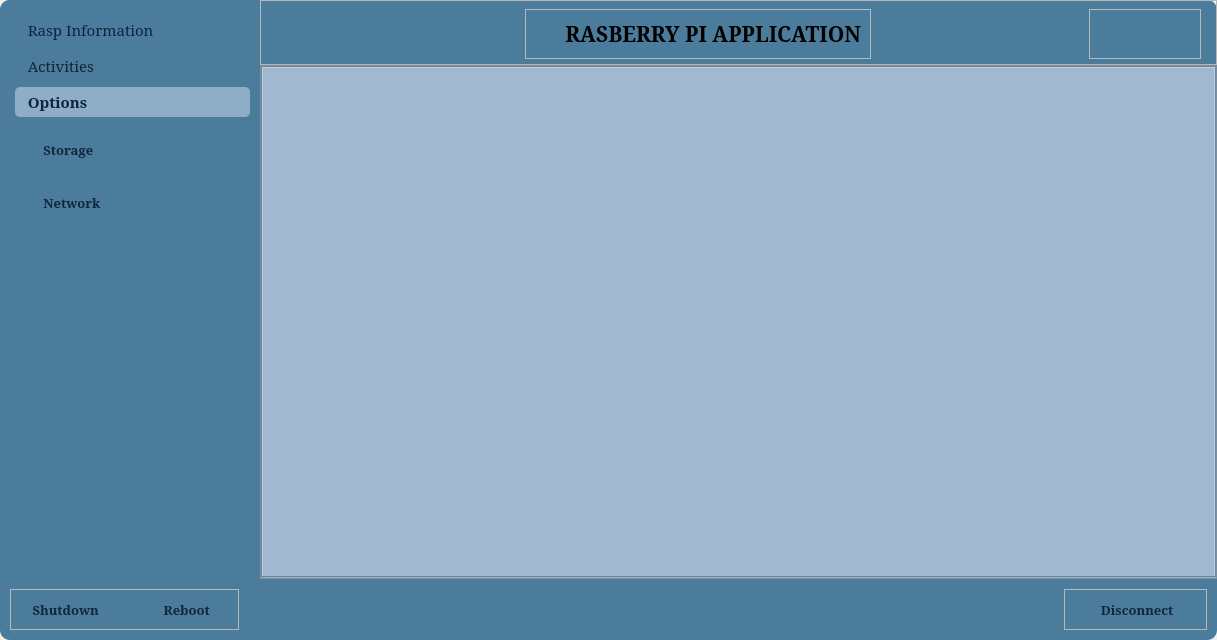
<?xml version="1.0" encoding="UTF-8"?>
<ui version="4.0">
 <class>MainWindow</class>
 <widget class="QMainWindow" name="MainWindow">
  <property name="geometry">
   <rect>
    <x>0</x>
    <y>0</y>
    <width>1217</width>
    <height>640</height>
   </rect>
  </property>
  <property name="windowTitle">
   <string>MainWindow</string>
  </property>
  <property name="styleSheet">
   <string notr="true">#centralwidget{
	border-radius: 10px;
}</string>
  </property>
  <widget class="QWidget" name="centralwidget">
   <property name="styleSheet">
    <string notr="true">#centralwidget{
	background-color: #4B7C9B;
}
#centralwidget QPushButton{
	width:100px;
	height:33px;
	text-align: center;
	padding: 3px;
	font-weight:bold;
	border-radius:10px;
	color: #11253E;
	border: 1px;
}
#centralwidget QPushButton:hover{
	background-color:#6991B5;
}
#centralwidget QPushButton:pressed{
	padding-left:5px;
	background-color:#78A0BC;
}

#footer_widget{
	border-radius:20px;
}

#splitter{
	border-radius:10px;
}</string>
   </property>
   <layout class="QGridLayout" name="gridLayout_3" rowstretch="0,0">
    <property name="leftMargin">
     <number>0</number>
    </property>
    <property name="topMargin">
     <number>0</number>
    </property>
    <property name="rightMargin">
     <number>0</number>
    </property>
    <property name="bottomMargin">
     <number>0</number>
    </property>
    <property name="spacing">
     <number>0</number>
    </property>
    <item row="1" column="0" alignment="Qt::AlignBottom">
     <widget class="QWidget" name="footer_widget" native="true">
      <property name="font">
       <font>
        <family>Constantia</family>
        <pointsize>10</pointsize>
       </font>
      </property>
      <property name="styleSheet">
       <string notr="true">#QPushButton{
	width:100px;
	height:33px;
	text-align: center;
	padding: 5px 20px 5px 20px;
	padding: 10px;

	font-weight:bold;
	border-radius:20px;
	color: #11253E;
	border: 1px;
}
#QPushButton:hover{
	background-color:#6991B5;
}
#QPushButton:checked{
	background-color:#78A0BC;
}</string>
      </property>
      <layout class="QHBoxLayout" name="horizontalLayout_4">
       <property name="spacing">
        <number>10</number>
       </property>
       <property name="leftMargin">
        <number>10</number>
       </property>
       <property name="topMargin">
        <number>10</number>
       </property>
       <property name="rightMargin">
        <number>10</number>
       </property>
       <property name="bottomMargin">
        <number>10</number>
       </property>
       <item alignment="Qt::AlignLeft">
        <widget class="QFrame" name="left_footer_frame">
         <property name="font">
          <font>
           <family>Constantia</family>
           <pointsize>10</pointsize>
          </font>
         </property>
         <property name="frameShape">
          <enum>QFrame::StyledPanel</enum>
         </property>
         <property name="frameShadow">
          <enum>QFrame::Raised</enum>
         </property>
         <layout class="QHBoxLayout" name="horizontalLayout_2">
          <property name="spacing">
           <number>15</number>
          </property>
          <property name="leftMargin">
           <number>0</number>
          </property>
          <property name="topMargin">
           <number>0</number>
          </property>
          <property name="rightMargin">
           <number>0</number>
          </property>
          <property name="bottomMargin">
           <number>0</number>
          </property>
          <item>
           <widget class="QPushButton" name="shutdown_btn">
            <property name="font">
             <font>
              <family>Constantia</family>
              <pointsize>10</pointsize>
              <bold>true</bold>
             </font>
            </property>
            <property name="focusPolicy">
             <enum>Qt::NoFocus</enum>
            </property>
            <property name="styleSheet">
             <string notr="true">#QPushButton{
	background-color: #8DAEC6;
	font-weight:bold;
	border-radius: 20px
}
#QPushButton:hover{
	background-color:#6991B5;
}
#QPushButton:pressed{
	background-color:#78A0BC;
}</string>
            </property>
            <property name="text">
             <string> Shutdown</string>
            </property>
            <property name="icon">
             <iconset resource="../static/res.qrc">
              <normaloff>:/newPrefix/icons/icons/feather/power.svg</normaloff>:/newPrefix/icons/icons/feather/power.svg</iconset>
            </property>
            <property name="iconSize">
             <size>
              <width>24</width>
              <height>24</height>
             </size>
            </property>
           </widget>
          </item>
          <item>
           <widget class="QPushButton" name="reboot_btn">
            <property name="font">
             <font>
              <family>Constantia</family>
              <pointsize>10</pointsize>
              <bold>true</bold>
              <hintingpreference>PreferDefaultHinting</hintingpreference>
             </font>
            </property>
            <property name="tabletTracking">
             <bool>false</bool>
            </property>
            <property name="focusPolicy">
             <enum>Qt::NoFocus</enum>
            </property>
            <property name="contextMenuPolicy">
             <enum>Qt::DefaultContextMenu</enum>
            </property>
            <property name="acceptDrops">
             <bool>false</bool>
            </property>
            <property name="toolTipDuration">
             <number>-1</number>
            </property>
            <property name="layoutDirection">
             <enum>Qt::LeftToRight</enum>
            </property>
            <property name="styleSheet">
             <string notr="true"/>
            </property>
            <property name="text">
             <string> Reboot</string>
            </property>
            <property name="icon">
             <iconset resource="../static/res.qrc">
              <normaloff>:/newPrefix/icons/icons/feather/refresh-ccw.svg</normaloff>:/newPrefix/icons/icons/feather/refresh-ccw.svg</iconset>
            </property>
            <property name="iconSize">
             <size>
              <width>24</width>
              <height>24</height>
             </size>
            </property>
            <property name="flat">
             <bool>false</bool>
            </property>
           </widget>
          </item>
         </layout>
        </widget>
       </item>
       <item alignment="Qt::AlignRight">
        <widget class="QFrame" name="right_footer_frame">
         <property name="sizePolicy">
          <sizepolicy hsizetype="Expanding" vsizetype="Expanding">
           <horstretch>0</horstretch>
           <verstretch>0</verstretch>
          </sizepolicy>
         </property>
         <property name="font">
          <font>
           <family>Constantia</family>
           <pointsize>10</pointsize>
          </font>
         </property>
         <property name="frameShape">
          <enum>QFrame::StyledPanel</enum>
         </property>
         <property name="frameShadow">
          <enum>QFrame::Raised</enum>
         </property>
         <layout class="QHBoxLayout" name="horizontalLayout_3">
          <property name="spacing">
           <number>0</number>
          </property>
          <property name="leftMargin">
           <number>0</number>
          </property>
          <property name="topMargin">
           <number>0</number>
          </property>
          <property name="rightMargin">
           <number>0</number>
          </property>
          <property name="bottomMargin">
           <number>0</number>
          </property>
          <item>
           <widget class="QPushButton" name="disconnect_btn">
            <property name="minimumSize">
             <size>
              <width>141</width>
              <height>26</height>
             </size>
            </property>
            <property name="font">
             <font>
              <family>Constantia</family>
              <pointsize>10</pointsize>
              <bold>true</bold>
             </font>
            </property>
            <property name="styleSheet">
             <string notr="true">#QPushButton{
	background-color: #8DAEC6;
	font-weight:bold;
	border-radius: 20px;
}
#QPushButton:hover{
	background-color:#6991B5;
}
#QPushButton:checked{
	background-color:#78A0BC;
}</string>
            </property>
            <property name="text">
             <string> Disconnect</string>
            </property>
            <property name="icon">
             <iconset resource="../static/res.qrc">
              <normaloff>:/newPrefix/icons/icons/feather/cast.svg</normaloff>:/newPrefix/icons/icons/feather/cast.svg</iconset>
            </property>
            <property name="iconSize">
             <size>
              <width>24</width>
              <height>24</height>
             </size>
            </property>
           </widget>
          </item>
         </layout>
        </widget>
       </item>
      </layout>
     </widget>
    </item>
    <item row="0" column="0">
     <widget class="QSplitter" name="splitter">
      <property name="sizePolicy">
       <sizepolicy hsizetype="Expanding" vsizetype="Expanding">
        <horstretch>0</horstretch>
        <verstretch>0</verstretch>
       </sizepolicy>
      </property>
      <property name="font">
       <font>
        <family>Constantia</family>
        <pointsize>10</pointsize>
       </font>
      </property>
      <property name="styleSheet">
       <string notr="true">#splitter{
	background-color: #C9D8E3;
}

#menu_widget{
	border-top-left-radius: 10px;
}

#main_widget{
	border-top-right-radius: 10px;
}</string>
      </property>
      <property name="lineWidth">
       <number>0</number>
      </property>
      <property name="orientation">
       <enum>Qt::Horizontal</enum>
      </property>
      <property name="handleWidth">
       <number>0</number>
      </property>
      <widget class="QWidget" name="menu_widget" native="true">
       <property name="font">
        <font>
         <family>Constantia</family>
         <pointsize>10</pointsize>
        </font>
       </property>
       <property name="styleSheet">
        <string notr="true">background-color: #4B7C9B;
color: #0E243D;

</string>
       </property>
       <layout class="QGridLayout" name="gridLayout">
        <property name="leftMargin">
         <number>15</number>
        </property>
        <property name="topMargin">
         <number>15</number>
        </property>
        <property name="rightMargin">
         <number>10</number>
        </property>
        <property name="bottomMargin">
         <number>20</number>
        </property>
        <property name="spacing">
         <number>0</number>
        </property>
        <item row="0" column="1">
         <widget class="QToolBox" name="toolBox">
          <property name="minimumSize">
           <size>
            <width>200</width>
            <height>0</height>
           </size>
          </property>
          <property name="font">
           <font>
            <family>Constantia</family>
            <pointsize>11</pointsize>
           </font>
          </property>
          <property name="styleSheet">
           <string notr="true">#toolBox{
	color:#8DAEC6;
	border-radius: 5%;
}
#toolBox::tab{
	padding-left:5px;
	text-align:left;
	border-radius:5px;
}
#toolBox::tab::hover{
	background-color:#82A7C2;
}
#toolBox::tab::selected{
	background-color:#8DAEC6;
	font-weight:bold;
}
#toolBox QPushButton{
	padding: 5px 0px 5px 20px;
	text-align:left;
	border-radius:5px;
	color: #11253E;
	border: 1px;
}
#toolBox QPushButton:hover{
	background-color:#6991B5;
}
#toolBox QPushButton:checked{
	background-color:#78A0BC;
}
</string>
          </property>
          <property name="currentIndex">
           <number>2</number>
          </property>
          <widget class="QWidget" name="rasp_info_page">
           <property name="geometry">
            <rect>
             <x>0</x>
             <y>0</y>
             <width>236</width>
             <height>448</height>
            </rect>
           </property>
           <attribute name="icon">
            <iconset resource="../static/res.qrc">
             <normaloff>:/newPrefix/icons/icons/feather/hard-drive.svg</normaloff>:/newPrefix/icons/icons/feather/hard-drive.svg</iconset>
           </attribute>
           <attribute name="label">
            <string> Rasp Information</string>
           </attribute>
           <layout class="QVBoxLayout" name="verticalLayout">
            <property name="spacing">
             <number>10</number>
            </property>
            <property name="leftMargin">
             <number>5</number>
            </property>
            <property name="topMargin">
             <number>5</number>
            </property>
            <property name="rightMargin">
             <number>5</number>
            </property>
            <property name="bottomMargin">
             <number>5</number>
            </property>
            <item>
             <widget class="QPushButton" name="cpu_button">
              <property name="font">
               <font>
                <family>Constantia</family>
                <pointsize>10</pointsize>
                <bold>true</bold>
               </font>
              </property>
              <property name="focusPolicy">
               <enum>Qt::NoFocus</enum>
              </property>
              <property name="text">
               <string> CPU</string>
              </property>
              <property name="icon">
               <iconset resource="../static/res.qrc">
                <normaloff>:/newPrefix/icons/icons/feather/cpu.svg</normaloff>:/newPrefix/icons/icons/feather/cpu.svg</iconset>
              </property>
              <property name="iconSize">
               <size>
                <width>24</width>
                <height>24</height>
               </size>
              </property>
              <property name="checkable">
               <bool>true</bool>
              </property>
              <property name="checked">
               <bool>false</bool>
              </property>
             </widget>
            </item>
            <item>
             <widget class="QPushButton" name="sy_info_button">
              <property name="font">
               <font>
                <family>Constantia</family>
                <pointsize>10</pointsize>
                <bold>true</bold>
               </font>
              </property>
              <property name="focusPolicy">
               <enum>Qt::NoFocus</enum>
              </property>
              <property name="text">
               <string> System Information</string>
              </property>
              <property name="icon">
               <iconset resource="../static/res.qrc">
                <normaloff>:/newPrefix/icons/icons/feather/monitor.svg</normaloff>:/newPrefix/icons/icons/feather/monitor.svg</iconset>
              </property>
              <property name="iconSize">
               <size>
                <width>24</width>
                <height>24</height>
               </size>
              </property>
              <property name="checkable">
               <bool>true</bool>
              </property>
             </widget>
            </item>
            <item>
             <widget class="QPushButton" name="os_info_button">
              <property name="font">
               <font>
                <family>Constantia</family>
                <pointsize>10</pointsize>
                <bold>true</bold>
               </font>
              </property>
              <property name="focusPolicy">
               <enum>Qt::NoFocus</enum>
              </property>
              <property name="text">
               <string> OS Information</string>
              </property>
              <property name="icon">
               <iconset resource="../static/res.qrc">
                <normaloff>:/newPrefix/icons/icons/feather/inbox.svg</normaloff>:/newPrefix/icons/icons/feather/inbox.svg</iconset>
              </property>
              <property name="iconSize">
               <size>
                <width>24</width>
                <height>24</height>
               </size>
              </property>
              <property name="checkable">
               <bool>true</bool>
              </property>
             </widget>
            </item>
            <item>
             <spacer name="verticalSpacer">
              <property name="orientation">
               <enum>Qt::Vertical</enum>
              </property>
              <property name="sizeHint" stdset="0">
               <size>
                <width>20</width>
                <height>414</height>
               </size>
              </property>
             </spacer>
            </item>
           </layout>
          </widget>
          <widget class="QWidget" name="activities_page">
           <property name="geometry">
            <rect>
             <x>0</x>
             <y>0</y>
             <width>236</width>
             <height>448</height>
            </rect>
           </property>
           <attribute name="icon">
            <iconset resource="../static/res.qrc">
             <normaloff>:/newPrefix/icons/icons/feather/activity.svg</normaloff>:/newPrefix/icons/icons/feather/activity.svg</iconset>
           </attribute>
           <attribute name="label">
            <string> Activities</string>
           </attribute>
           <layout class="QVBoxLayout" name="verticalLayout_2">
            <property name="spacing">
             <number>10</number>
            </property>
            <property name="leftMargin">
             <number>5</number>
            </property>
            <property name="topMargin">
             <number>5</number>
            </property>
            <property name="rightMargin">
             <number>5</number>
            </property>
            <property name="bottomMargin">
             <number>5</number>
            </property>
            <item>
             <widget class="QPushButton" name="process_list_button">
              <property name="font">
               <font>
                <family>Constantia</family>
                <pointsize>10</pointsize>
                <bold>true</bold>
               </font>
              </property>
              <property name="focusPolicy">
               <enum>Qt::NoFocus</enum>
              </property>
              <property name="styleSheet">
               <string notr="true"/>
              </property>
              <property name="text">
               <string> Process List</string>
              </property>
              <property name="icon">
               <iconset resource="../static/res.qrc">
                <normaloff>:/newPrefix/icons/icons/cil-list.png</normaloff>:/newPrefix/icons/icons/cil-list.png</iconset>
              </property>
              <property name="iconSize">
               <size>
                <width>24</width>
                <height>24</height>
               </size>
              </property>
              <property name="checkable">
               <bool>true</bool>
              </property>
             </widget>
            </item>
            <item>
             <widget class="QPushButton" name="terminal_button">
              <property name="font">
               <font>
                <family>Constantia</family>
                <pointsize>10</pointsize>
                <bold>true</bold>
               </font>
              </property>
              <property name="focusPolicy">
               <enum>Qt::NoFocus</enum>
              </property>
              <property name="text">
               <string> Terminal</string>
              </property>
              <property name="icon">
               <iconset resource="../static/res.qrc">
                <normaloff>:/newPrefix/icons/icons/feather/terminal.svg</normaloff>:/newPrefix/icons/icons/feather/terminal.svg</iconset>
              </property>
              <property name="iconSize">
               <size>
                <width>24</width>
                <height>24</height>
               </size>
              </property>
              <property name="checkable">
               <bool>true</bool>
              </property>
             </widget>
            </item>
            <item>
             <widget class="QPushButton" name="sftp_button">
              <property name="font">
               <font>
                <family>Constantia</family>
                <pointsize>10</pointsize>
                <bold>true</bold>
               </font>
              </property>
              <property name="focusPolicy">
               <enum>Qt::NoFocus</enum>
              </property>
              <property name="text">
               <string> SFTP</string>
              </property>
              <property name="icon">
               <iconset resource="../static/res.qrc">
                <normaloff>:/newPrefix/icons/icons/feather/share-2.svg</normaloff>:/newPrefix/icons/icons/feather/share-2.svg</iconset>
              </property>
              <property name="iconSize">
               <size>
                <width>24</width>
                <height>24</height>
               </size>
              </property>
              <property name="checkable">
               <bool>true</bool>
              </property>
             </widget>
            </item>
            <item>
             <spacer name="verticalSpacer_2">
              <property name="font">
               <font>
                <family>Constantia</family>
                <pointsize>10</pointsize>
               </font>
              </property>
              <property name="orientation">
               <enum>Qt::Vertical</enum>
              </property>
              <property name="sizeHint" stdset="0">
               <size>
                <width>20</width>
                <height>378</height>
               </size>
              </property>
             </spacer>
            </item>
           </layout>
          </widget>
          <widget class="QWidget" name="options_page">
           <property name="geometry">
            <rect>
             <x>0</x>
             <y>0</y>
             <width>236</width>
             <height>448</height>
            </rect>
           </property>
           <attribute name="icon">
            <iconset resource="../static/res.qrc">
             <normaloff>:/newPrefix/icons/icons/cil-options-horizontal.png</normaloff>:/newPrefix/icons/icons/cil-options-horizontal.png</iconset>
           </attribute>
           <attribute name="label">
            <string> Options</string>
           </attribute>
           <layout class="QVBoxLayout" name="verticalLayout_3">
            <property name="spacing">
             <number>10</number>
            </property>
            <property name="leftMargin">
             <number>5</number>
            </property>
            <property name="topMargin">
             <number>5</number>
            </property>
            <property name="rightMargin">
             <number>5</number>
            </property>
            <property name="bottomMargin">
             <number>5</number>
            </property>
            <item>
             <widget class="QPushButton" name="storage_button">
              <property name="font">
               <font>
                <family>Constantia</family>
                <pointsize>10</pointsize>
                <bold>true</bold>
               </font>
              </property>
              <property name="focusPolicy">
               <enum>Qt::NoFocus</enum>
              </property>
              <property name="text">
               <string> Storage</string>
              </property>
              <property name="icon">
               <iconset resource="../static/res.qrc">
                <normaloff>:/newPrefix/icons/icons/feather/disc.svg</normaloff>:/newPrefix/icons/icons/feather/disc.svg</iconset>
              </property>
              <property name="iconSize">
               <size>
                <width>24</width>
                <height>24</height>
               </size>
              </property>
              <property name="checkable">
               <bool>true</bool>
              </property>
             </widget>
            </item>
            <item>
             <widget class="QPushButton" name="network_button">
              <property name="font">
               <font>
                <family>Constantia</family>
                <pointsize>10</pointsize>
                <bold>true</bold>
               </font>
              </property>
              <property name="focusPolicy">
               <enum>Qt::NoFocus</enum>
              </property>
              <property name="text">
               <string> Network</string>
              </property>
              <property name="icon">
               <iconset resource="../static/res.qrc">
                <normaloff>:/newPrefix/icons/icons/feather/wifi.svg</normaloff>:/newPrefix/icons/icons/feather/wifi.svg</iconset>
              </property>
              <property name="iconSize">
               <size>
                <width>24</width>
                <height>24</height>
               </size>
              </property>
              <property name="checkable">
               <bool>true</bool>
              </property>
             </widget>
            </item>
            <item>
             <spacer name="verticalSpacer_3">
              <property name="orientation">
               <enum>Qt::Vertical</enum>
              </property>
              <property name="sizeHint" stdset="0">
               <size>
                <width>20</width>
                <height>414</height>
               </size>
              </property>
             </spacer>
            </item>
           </layout>
          </widget>
         </widget>
        </item>
       </layout>
      </widget>
      <widget class="QWidget" name="main_widget" native="true">
       <property name="font">
        <font>
         <family>Constantia</family>
         <pointsize>10</pointsize>
         <kerning>true</kerning>
        </font>
       </property>
       <property name="toolTipDuration">
        <number>-1</number>
       </property>
       <property name="styleSheet">
        <string notr="true">#menu_widget{
	background-color: #A0B9D0;
}
#search_widget{
	border-top-right-radius: 10px;
}</string>
       </property>
       <layout class="QGridLayout" name="gridLayout_2">
        <property name="leftMargin">
         <number>0</number>
        </property>
        <property name="topMargin">
         <number>0</number>
        </property>
        <property name="rightMargin">
         <number>0</number>
        </property>
        <property name="bottomMargin">
         <number>0</number>
        </property>
        <property name="spacing">
         <number>0</number>
        </property>
        <item row="0" column="0">
         <widget class="QWidget" name="search_widget" native="true">
          <property name="font">
           <font>
            <family>Constantia</family>
            <pointsize>10</pointsize>
           </font>
          </property>
          <property name="styleSheet">
           <string notr="true">#search_widget{
	background-color:#4B7C9B;
}
#search_widget QPushButton{
	border-radius: 5px;
	padding: 5px 20px 5px 20px;
	text-align:center;
}
#search_widge QPushButton:pressed{
	padding-left: 10px;
}

/*Set style for long and creat device button in function widget */
</string>
          </property>
          <layout class="QVBoxLayout" name="verticalLayout_4">
           <property name="spacing">
            <number>0</number>
           </property>
           <property name="leftMargin">
            <number>0</number>
           </property>
           <property name="topMargin">
            <number>0</number>
           </property>
           <property name="rightMargin">
            <number>0</number>
           </property>
           <property name="bottomMargin">
            <number>0</number>
           </property>
           <item>
            <widget class="QFrame" name="header_frame">
             <property name="font">
              <font>
               <family>Constantia</family>
               <pointsize>10</pointsize>
              </font>
             </property>
             <property name="styleSheet">
              <string notr="true">#header_frame{
	background-color:none;
}

#header_frame QPushButton{
	border-radius:5px;
	color: #11253E;
}
#header_frame QPushButton:hover{
	background-color:#6991B5;
}
#header_frame QPushButton:pressed{
	background-color:#78A0BC;
}</string>
             </property>
             <property name="frameShape">
              <enum>QFrame::StyledPanel</enum>
             </property>
             <property name="frameShadow">
              <enum>QFrame::Raised</enum>
             </property>
             <layout class="QHBoxLayout" name="horizontalLayout_6">
              <property name="spacing">
               <number>5</number>
              </property>
              <property name="leftMargin">
               <number>15</number>
              </property>
              <property name="topMargin">
               <number>8</number>
              </property>
              <property name="rightMargin">
               <number>15</number>
              </property>
              <property name="bottomMargin">
               <number>5</number>
              </property>
              <item>
               <widget class="QPushButton" name="menu_button">
                <property name="minimumSize">
                 <size>
                  <width>30</width>
                  <height>30</height>
                 </size>
                </property>
                <property name="maximumSize">
                 <size>
                  <width>30</width>
                  <height>30</height>
                 </size>
                </property>
                <property name="font">
                 <font>
                  <family>Constantia</family>
                  <pointsize>10</pointsize>
                  <bold>true</bold>
                 </font>
                </property>
                <property name="mouseTracking">
                 <bool>true</bool>
                </property>
                <property name="styleSheet">
                 <string notr="true">#QPushButton{
	background-color: #8DAEC6;
	font-weight:bold;
	border-radius: 10%
}
#QPushButton:hover{
	background-color:#6991B5;
}
#QPushButton:checked{
	background-color:#78A0BC;
}</string>
                </property>
                <property name="text">
                 <string/>
                </property>
                <property name="icon">
                 <iconset resource="../static/res.qrc">
                  <normaloff>:/newPrefix/icons/icons/feather/align-justify.svg</normaloff>
                  <normalon>:/newPrefix/icons/icons/feather/align-left.svg</normalon>:/newPrefix/icons/icons/feather/align-justify.svg</iconset>
                </property>
                <property name="iconSize">
                 <size>
                  <width>24</width>
                  <height>24</height>
                 </size>
                </property>
                <property name="checkable">
                 <bool>true</bool>
                </property>
               </widget>
              </item>
              <item>
               <spacer name="horizontalSpacer">
                <property name="font">
                 <font>
                  <family>Constantia</family>
                  <pointsize>10</pointsize>
                 </font>
                </property>
                <property name="orientation">
                 <enum>Qt::Horizontal</enum>
                </property>
                <property name="sizeHint" stdset="0">
                 <size>
                  <width>133</width>
                  <height>20</height>
                 </size>
                </property>
               </spacer>
              </item>
              <item>
               <widget class="QFrame" name="center_header_frame">
                <property name="minimumSize">
                 <size>
                  <width>331</width>
                  <height>44</height>
                 </size>
                </property>
                <property name="font">
                 <font>
                  <family>Constantia</family>
                  <pointsize>10</pointsize>
                 </font>
                </property>
                <property name="styleSheet">
                 <string notr="true">background-color:none;</string>
                </property>
                <property name="frameShape">
                 <enum>QFrame::StyledPanel</enum>
                </property>
                <property name="frameShadow">
                 <enum>QFrame::Raised</enum>
                </property>
                <layout class="QHBoxLayout" name="horizontalLayout">
                 <item alignment="Qt::AlignHCenter">
                  <widget class="QLabel" name="label">
                   <property name="font">
                    <font>
                     <family>Constantia</family>
                     <pointsize>10</pointsize>
                    </font>
                   </property>
                   <property name="text">
                    <string/>
                   </property>
                   <property name="pixmap">
                    <pixmap resource="../static/res.qrc">:/newPrefix/icons/icons/feather/airplay.svg</pixmap>
                   </property>
                  </widget>
                 </item>
                 <item alignment="Qt::AlignHCenter">
                  <widget class="QLabel" name="label_2">
                   <property name="sizePolicy">
                    <sizepolicy hsizetype="Fixed" vsizetype="Preferred">
                     <horstretch>0</horstretch>
                     <verstretch>0</verstretch>
                    </sizepolicy>
                   </property>
                   <property name="font">
                    <font>
                     <family>Constantia</family>
                     <pointsize>16</pointsize>
                     <bold>true</bold>
                    </font>
                   </property>
                   <property name="text">
                    <string>   RASBERRY PI APPLICATION</string>
                   </property>
                  </widget>
                 </item>
                </layout>
               </widget>
              </item>
              <item>
               <spacer name="horizontalSpacer_2">
                <property name="font">
                 <font>
                  <family>Constantia</family>
                  <pointsize>10</pointsize>
                 </font>
                </property>
                <property name="orientation">
                 <enum>Qt::Horizontal</enum>
                </property>
                <property name="sizeHint" stdset="0">
                 <size>
                  <width>165</width>
                  <height>20</height>
                 </size>
                </property>
               </spacer>
              </item>
              <item>
               <widget class="QFrame" name="right_header_frame">
                <property name="font">
                 <font>
                  <family>Constantia</family>
                  <pointsize>10</pointsize>
                 </font>
                </property>
                <property name="styleSheet">
                 <string notr="true">#right_header_frame{
	background-color:none;
}
# QPushButton:hover{
	background-color:#6991B5;
}
#QPushButton:checked{
	background-color:#78A0BC;
}</string>
                </property>
                <property name="frameShape">
                 <enum>QFrame::StyledPanel</enum>
                </property>
                <property name="frameShadow">
                 <enum>QFrame::Raised</enum>
                </property>
                <layout class="QHBoxLayout" name="horizontalLayout_5">
                 <property name="spacing">
                  <number>10</number>
                 </property>
                 <property name="leftMargin">
                  <number>0</number>
                 </property>
                 <property name="topMargin">
                  <number>0</number>
                 </property>
                 <property name="rightMargin">
                  <number>0</number>
                 </property>
                 <property name="bottomMargin">
                  <number>0</number>
                 </property>
                 <item>
                  <widget class="QPushButton" name="minimize_window_btn">
                   <property name="maximumSize">
                    <size>
                     <width>30</width>
                     <height>25</height>
                    </size>
                   </property>
                   <property name="font">
                    <font>
                     <family>Constantia</family>
                     <pointsize>10</pointsize>
                     <bold>true</bold>
                    </font>
                   </property>
                   <property name="text">
                    <string/>
                   </property>
                   <property name="icon">
                    <iconset resource="../static/res.qrc">
                     <normaloff>:/newPrefix/icons/icons/cil-minus.png</normaloff>:/newPrefix/icons/icons/cil-minus.png</iconset>
                   </property>
                   <property name="iconSize">
                    <size>
                     <width>24</width>
                     <height>16</height>
                    </size>
                   </property>
                  </widget>
                 </item>
                 <item>
                  <widget class="QPushButton" name="restore_window_btn">
                   <property name="maximumSize">
                    <size>
                     <width>30</width>
                     <height>25</height>
                    </size>
                   </property>
                   <property name="font">
                    <font>
                     <family>Constantia</family>
                     <pointsize>10</pointsize>
                     <bold>true</bold>
                    </font>
                   </property>
                   <property name="text">
                    <string/>
                   </property>
                   <property name="icon">
                    <iconset resource="../static/res.qrc">
                     <normaloff>:/newPrefix/icons/icons/cil-window-restore.png</normaloff>:/newPrefix/icons/icons/cil-window-restore.png</iconset>
                   </property>
                  </widget>
                 </item>
                 <item>
                  <widget class="QPushButton" name="close_window_btn">
                   <property name="maximumSize">
                    <size>
                     <width>30</width>
                     <height>25</height>
                    </size>
                   </property>
                   <property name="font">
                    <font>
                     <family>Constantia</family>
                     <pointsize>10</pointsize>
                     <bold>true</bold>
                    </font>
                   </property>
                   <property name="text">
                    <string/>
                   </property>
                   <property name="icon">
                    <iconset resource="../static/res.qrc">
                     <normaloff>:/newPrefix/icons/icons/cil-x.png</normaloff>:/newPrefix/icons/icons/cil-x.png</iconset>
                   </property>
                  </widget>
                 </item>
                </layout>
               </widget>
              </item>
             </layout>
            </widget>
           </item>
           <item>
            <widget class="QFrame" name="main_body_frame">
             <property name="sizePolicy">
              <sizepolicy hsizetype="Preferred" vsizetype="Expanding">
               <horstretch>0</horstretch>
               <verstretch>0</verstretch>
              </sizepolicy>
             </property>
             <property name="font">
              <font>
               <family>Constantia</family>
               <pointsize>10</pointsize>
              </font>
             </property>
             <property name="styleSheet">
              <string notr="true">background-color:#A0B9D0</string>
             </property>
             <property name="frameShape">
              <enum>QFrame::StyledPanel</enum>
             </property>
             <property name="frameShadow">
              <enum>QFrame::Raised</enum>
             </property>
             <layout class="QGridLayout" name="gridLayout_4">
              <property name="leftMargin">
               <number>0</number>
              </property>
              <property name="topMargin">
               <number>0</number>
              </property>
              <property name="rightMargin">
               <number>0</number>
              </property>
              <property name="bottomMargin">
               <number>0</number>
              </property>
              <property name="spacing">
               <number>0</number>
              </property>
              <item row="0" column="0">
               <widget class="QTabWidget" name="tabWidget">
                <property name="font">
                 <font>
                  <family>Constantia</family>
                  <pointsize>10</pointsize>
                 </font>
                </property>
                <property name="mouseTracking">
                 <bool>true</bool>
                </property>
                <property name="focusPolicy">
                 <enum>Qt::NoFocus</enum>
                </property>
                <property name="styleSheet">
                 <string notr="true">#tabWidget{
	background-color: #A0B9D0;
	border-radius: 5px;
	border: 5px solid #A0B9D0;
}

QTabBar::close-button{
	margin-left:3px;
	image: url(:/Img/icons/x-mark-4-16.ico);
}
QTabBar::close-button:hover{
	image: url(:/Img/icons/close_10263254.png);
}
QTabBar::tab{
	background-color:  #C9D8E3;
	min-width: 100px;
	max-width: 175px;
	height: 25px;
	border-radius:3px;
}




</string>
                </property>
                <property name="currentIndex">
                 <number>-1</number>
                </property>
                <property name="tabsClosable">
                 <bool>true</bool>
                </property>
               </widget>
              </item>
             </layout>
            </widget>
           </item>
          </layout>
         </widget>
        </item>
       </layout>
      </widget>
     </widget>
    </item>
   </layout>
  </widget>
 </widget>
 <resources>
  <include location="../static/res.qrc"/>
 </resources>
 <connections>
  <connection>
   <sender>menu_button</sender>
   <signal>toggled(bool)</signal>
   <receiver>menu_widget</receiver>
   <slot>setHidden(bool)</slot>
   <hints>
    <hint type="sourcelabel">
     <x>216</x>
     <y>38</y>
    </hint>
    <hint type="destinationlabel">
     <x>177</x>
     <y>3</y>
    </hint>
   </hints>
  </connection>
 </connections>
</ui>
